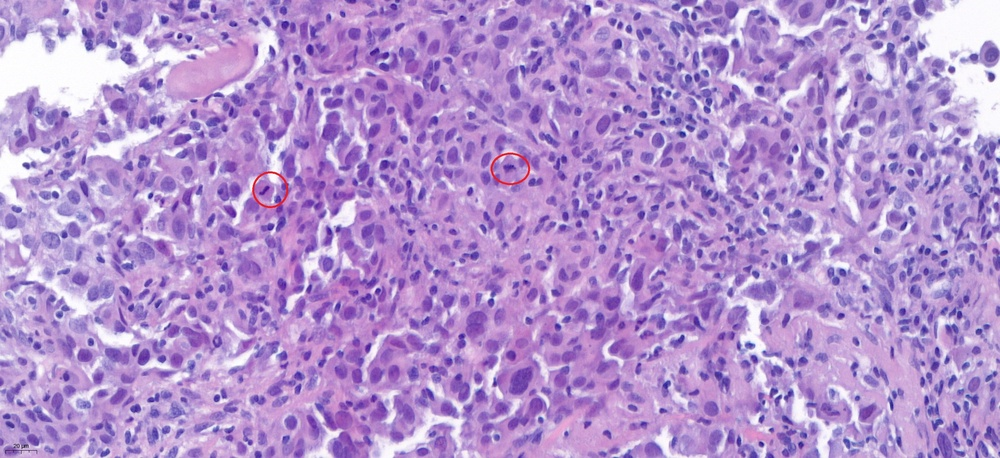
#> input picture sample_data/02x.jpg, 1000 x 458 px, shrunk from 2560 x 1173 before the run
$ python -i stainNorm_Reinhard.py   (imports and definitions only)
#> lines starting #> are read from the running program, lines starting #| are printed output that depends on the picture
"""
Normalize a patch stain to the target image using the method of:
E. Reinhard, M. Adhikhmin, B. Gooch, and P. Shirley, ‘Color transfer between images’, IEEE Computer Graphics and Applications, vol. 21, no. 5, pp. 34–41, Sep. 2001.
"""

from __future__ import division

import cv2 as cv
import numpy as np


### Some functions ###

def lab_split(I):
    """
    Convert from RGB uint8 to LAB and split into channels
    :param I: uint8
    :return:
    """
    I = cv.cvtColor(I, cv.COLOR_RGB2LAB)
    I = I.astype(np.float32)
    I1, I2, I3 = cv.split(I)
    I1 /= 2.55
    I2 -= 128.0
    I3 -= 128.0
    return I1, I2, I3


def merge_back(I1, I2, I3):
    """
    Take seperate LAB channels and merge back to give RGB uint8
    :param I1:
    :param I2:
    :param I3:
    :return:
    """
    I1 *= 2.55
    I2 += 128.0
    I3 += 128.0
    I = np.clip(cv.merge((I1, I2, I3)), 0, 255).astype(np.uint8)
    return cv.cvtColor(I, cv.COLOR_LAB2RGB)


def get_mean_std(I):
    """
    Get mean and standard deviation of each channel
    :param I: uint8
    :return:
    """
    I1, I2, I3 = lab_split(I)
    m1, sd1 = cv.meanStdDev(I1)
    m2, sd2 = cv.meanStdDev(I2)
    m3, sd3 = cv.meanStdDev(I3)
    means = m1, m2, m3
    stds = sd1, sd2, sd3
    return means, stds


def standardize_brightness(I):
    """
    :param I:
    :return:
    """
    p = np.percentile(I, 90)
    return np.clip(I * 255.0 / p, 0, 255).astype(np.uint8)

### Main class ###

class Normalizer(object):
    """
    A stain normalization object
    """

    def __init__(self):
        self.target_means = None
        self.target_stds = None

    def fit(self, target):
        target = standardize_brightness(target)
        means, stds = get_mean_std(target)
        self.target_means = means
        self.target_stds = stds

    def transform(self, I):
        I = standardize_brightness(I)
        I1, I2, I3 = lab_split(I)
        means, stds = get_mean_std(I)
        norm1 = ((I1 - means[0]) * (self.target_stds[0] / stds[0])) + self.target_means[0]
        norm2 = ((I2 - means[1]) * (self.target_stds[1] / stds[1])) + self.target_means[1]
        norm3 = ((I3 - means[2]) * (self.target_stds[2] / stds[2])) + self.target_means[2]
        return merge_back(norm1, norm2, norm3)

>>> import cv2
>>> picture = cv2.cvtColor(cv2.imread('../sample_data/02x.jpg'), cv2.COLOR_BGR2RGB)
>>> result = Normalizer().transform(picture)
#> in standardize_brightness, `p = np.percentile(I, 90)`: p = 227
#> in standardize_brightness, `return np.clip(I * 255.0 / p, 0, 255).astype(np.uint8)`:
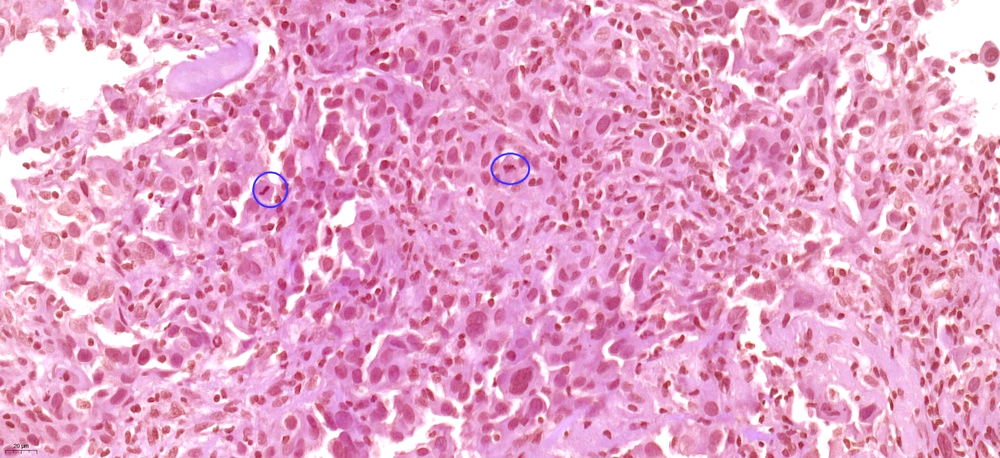
#> returned value: shape (458, 1000, 3); mean of channels 0, 1, 2 199.9, 163.5, 229.7; drawn as B, G, R
#> in lab_split, `I = cv.cvtColor(I, cv.COLOR_RGB2LAB)`: I: shape (458, 1000, 3); mean of channels 0, 1, 2 184.7, 154.2, 99.5
#> in lab_split, `I = I.astype(np.float32)`: I: shape (458, 1000, 3) float32; mean of channels 0, 1, 2 184.7, 154.2, 99.5
#> in lab_split, `I1, I2, I3 = cv.split(I)`:
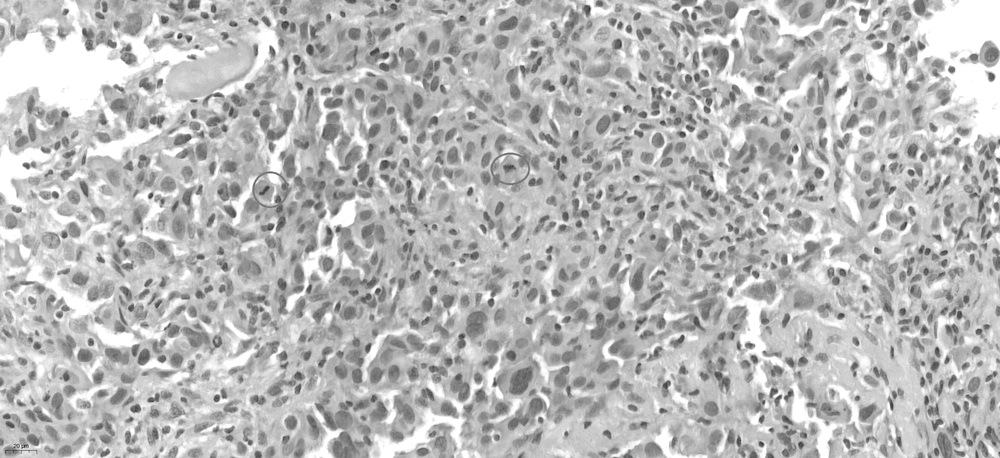
#> I1: shape (458, 1000) float32; min 50, max 255, mean 184.7
#> in lab_split, `I1, I2, I3 = cv.split(I)`:
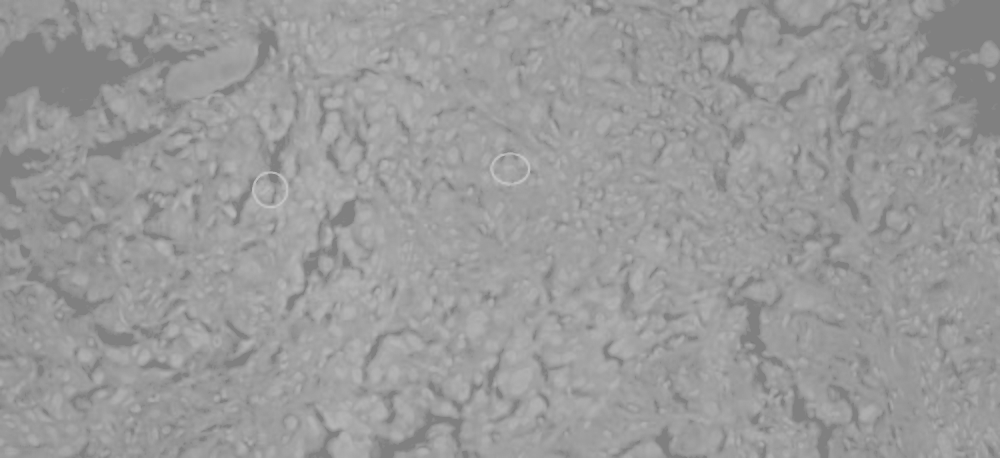
#> I2: shape (458, 1000) float32; min 122, max 198, mean 154.2
#> in lab_split, `I1, I2, I3 = cv.split(I)`:
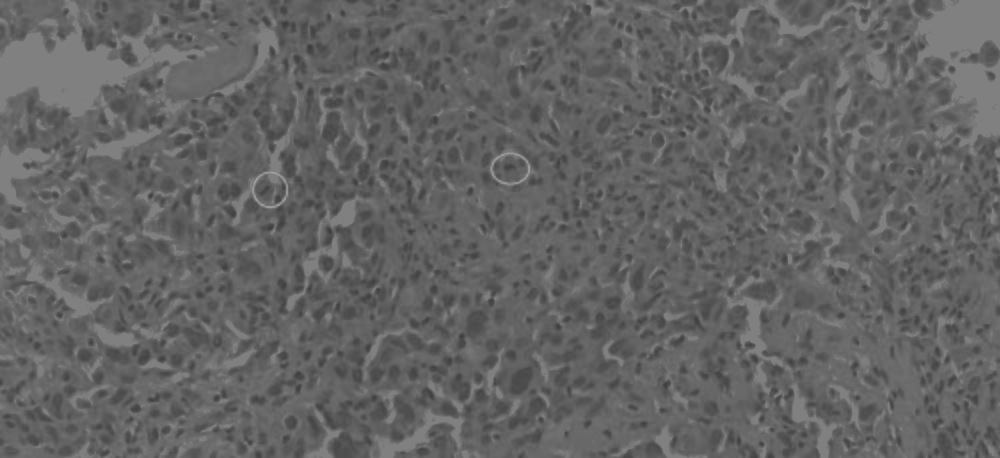
#> I3: shape (458, 1000) float32; min 60, max 162, mean 99.5
#> in lab_split, `I1 /= 2.55`:
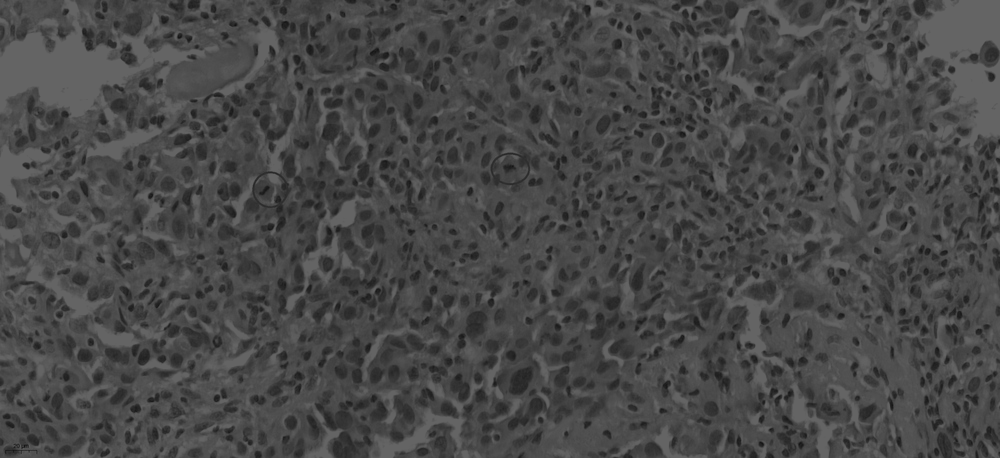
#> I1: shape (458, 1000) float32; min 19.61, max 100, mean 72.4
#> in lab_split, `I2 -= 128.0`:
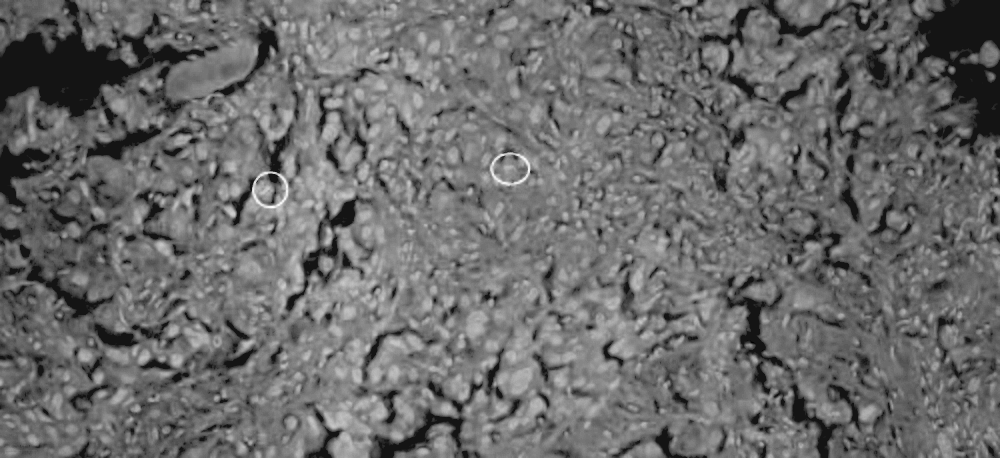
#> I2: shape (458, 1000) float32; min -6, max 70, mean 26.2; drawn with min black and max white
#> in lab_split, `I3 -= 128.0`:
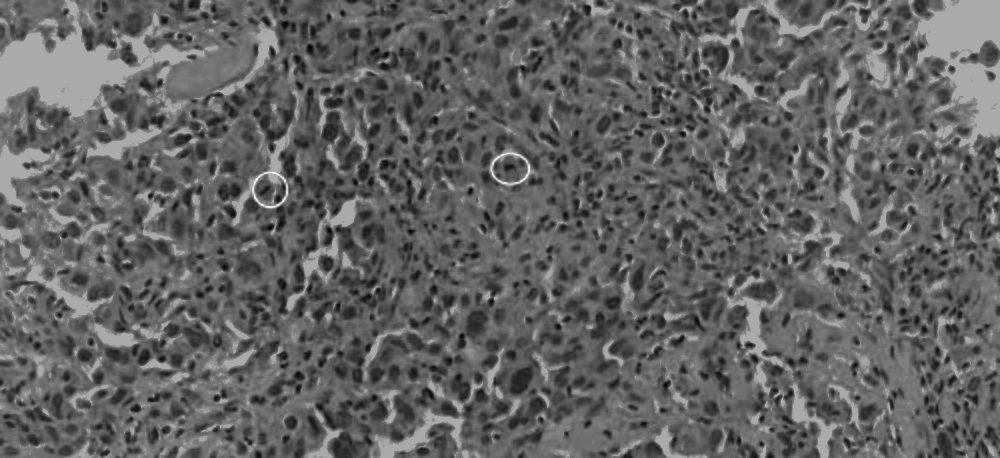
#> I3: shape (458, 1000) float32; min -68, max 34, mean -28.5; drawn with min black and max white
#> in get_mean_std, `m1, sd1 = cv.meanStdDev(I1)`: m1 = [72.43]; sd1 = [14.87]
#> in get_mean_std, `m2, sd2 = cv.meanStdDev(I2)`: m2 = [26.23]; sd2 = [10.87]
#> in get_mean_std, `m3, sd3 = cv.meanStdDev(I3)`: m3 = [-28.51]; sd3 = [12.88]
#> in get_mean_std, `means = m1, m2, m3`: means = ([72.43], [26.23], [-28.51])
#> in get_mean_std, `stds = sd1, sd2, sd3`: stds = ([14.87], [10.87], [12.88])
#> in transform, `means, stds = get_mean_std(I)`: means = ([72.43], [26.23], [-28.51]); stds = ([14.87], [10.87], [12.88])
#> (the run stopped early here; a loop or call above may not have finished)

$ run again, on sample_data/03x.jpg
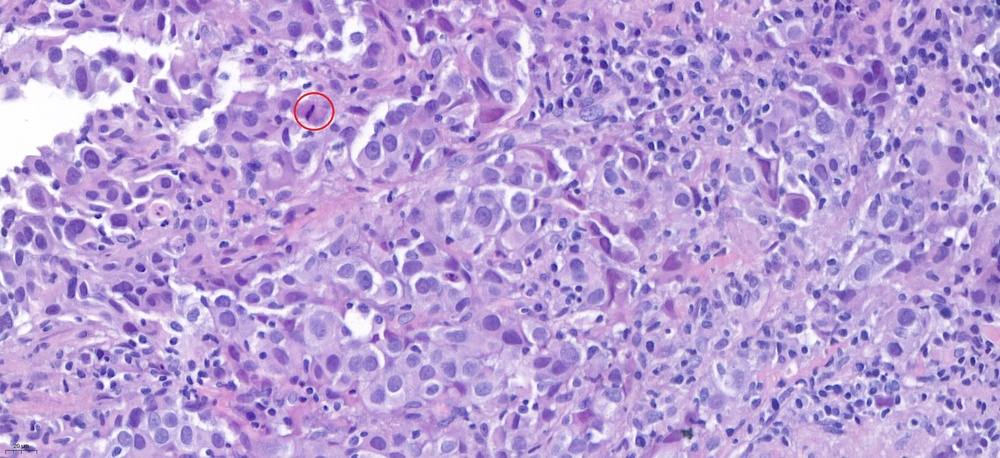
#> input picture sample_data/03x.jpg, 1000 x 458 px, shrunk from 2560 x 1173 before the run
#> p = 230
#> in lab_split, `I2 -= 128.0`:
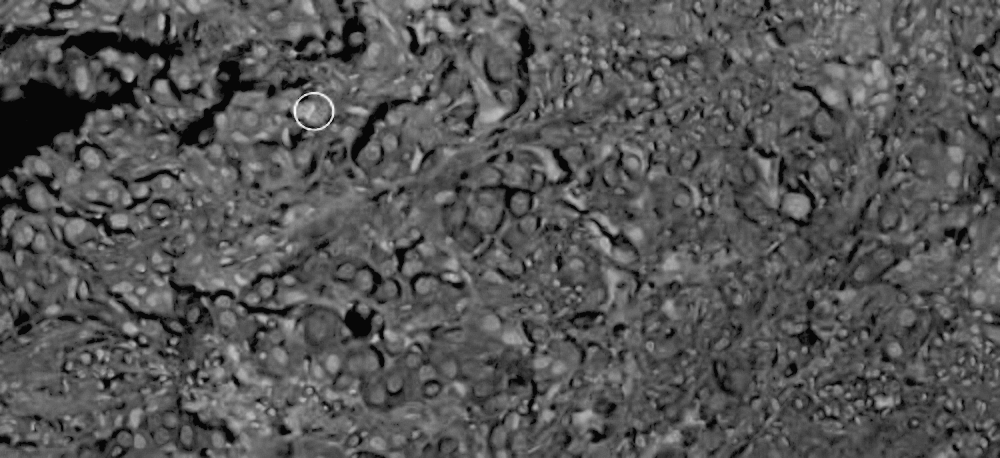
#> I2: shape (458, 1000) float32; min -2, max 68, mean 21.5; drawn with min black and max white
#> in lab_split, `I3 -= 128.0`:
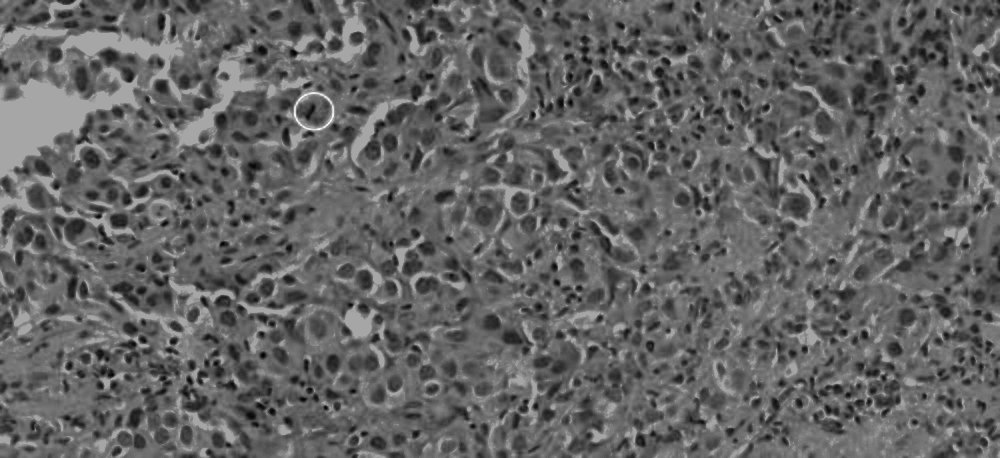
#> I3: shape (458, 1000) float32; min -64, max 34, mean -25.7; drawn with min black and max white
#> m1 = [75.84]; sd1 = [13.78]
#> m2 = [21.47]; sd2 = [8.68]
#> m3 = [-25.69]; sd3 = [11.6]
#> in get_mean_std, `means = m1, m2, m3`: means = ([75.84], [21.47], [-25.69])
#> in get_mean_std, `stds = sd1, sd2, sd3`: stds = ([13.78], [8.68], [11.6])
#> in transform, `means, stds = get_mean_std(I)`: means = ([75.84], [21.47], [-25.69]); stds = ([13.78], [8.68], [11.6])
